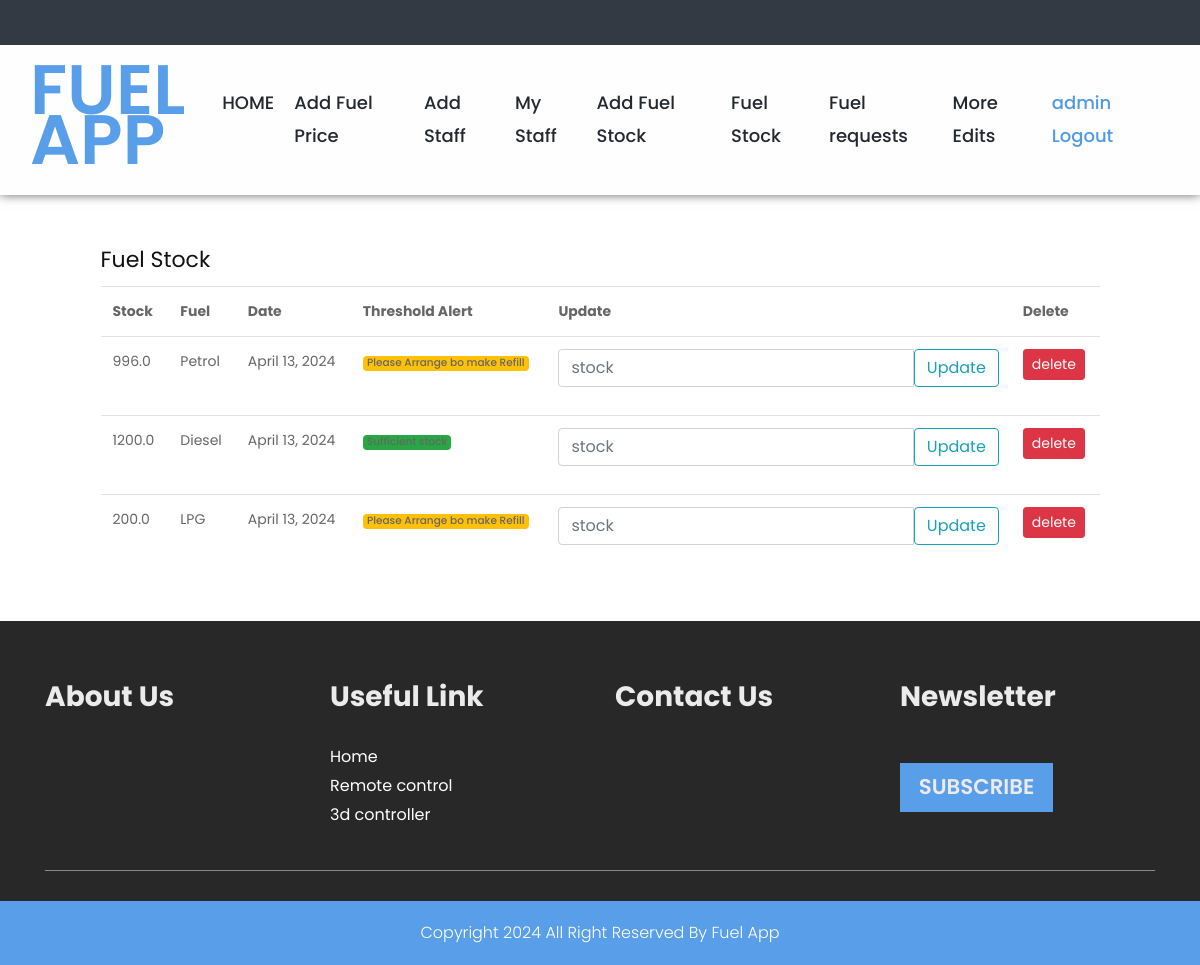
Screenshot of /Fuelstock (signed in) with the database file from the repository.
### Home/models.py (models this page shows)
class FuelStocks(models.Model):
    user = models.ForeignKey(User,on_delete=models.CASCADE, null=True, blank=True)
    fuel_category = models.CharField(max_length=255, choices=(("Petrol","Petrol"),("Diesel","Diesel"),("LPG","LPG")))
    stock = models.FloatField()
    date = models.DateField(auto_now_add=True)
    status = models.BooleanField(default=True)

### Home/views.py (the view)
# urls.py: path("Fuelstock",views.Fuelstock,name="Fuelstock"),
def Fuelstock(request):
    stock = FuelStocks.objects.filter(user = request.user)
    context = {
        "stock":stock
    }
    return render(request,"fuelstock.html",context)

### templates/fuelstock.html (shortened to what this page needs)
{% extends "adminindex.html" %}
{% load static %}
{% block content %}
<div class="container">
    <div class="content mt-5 mb-5">
        <h2> Fuel Stock</h2>
<table class="table">
    <tr>
        <th>Stock</th>
        <th>Fuel</th>
        <th>Date</th>
        <th>Threshold Alert</th>
        <th>Update</th>
        <th>Delete</th>
    </tr>
    {% for s in stock %}
    <tr>
        <td>{{s.stock}}</td>
        <td>{{s.fuel_category}}</td>
        <td>{{s.date}}</td>
        <td>
            {% if s.stock < 1000 and s.stock > 0 %}
            <span class="badge bg-warning">Please Arrange bo make Refill</span>
            {% elif s.stock > 999 %}
            <span class="badge bg-success">Sufficient stock</span>
            {% else %}
            <span class="badge bg-danger">Stock Empty</span>
            {% endif %}
        </td>
        <td>
            <form action="{%url 'UpdateStock' s.id %}" method="post">
                <div class="input-group mb-3">
                    <input  class="form-control" type="number" name="stock" placeholder="stock" >
                    <button class="btn btn-outline-info" type="submit" id="button-addon2">Update</button>
                  </div>
            </form>
        </td>
        <td><a href="{%url 'deleteStock' s.id %}" class="btn btn-danger btn-sm">delete</a></td>
    </tr>
    {% endfor %}
</table>
</div>
</div>
{% endblock %}

### templates/adminindex.html (shortened to what this page needs)
<!DOCTYPE html>
{% load static %}
<html lang="en">
<head>
<link rel="stylesheet" type="text/css" href="{%static 'css/bootstrap.min.css' %}">
<link rel="stylesheet" type="text/css" href="{%static 'css/style.css' %}">
<link rel="stylesheet" href="{%static 'css/responsive.css' %}">
<link rel="stylesheet" href="{%static 'css/jquery.mCustomScrollbar.min.css' %}">
<link rel="stylesheet" href="https://netdna.bootstrapcdn.com/font-awesome/4.0.3/css/font-awesome.css">
<link rel="stylesheet" href="{%static 'css/owl.carousel.min.css' %}">
<link rel="stylesheet" href="{%static 'css/owl.theme.default.min.css' %}">
<link rel="stylesheet" href="https://cdnjs.cloudflare.com/ajax/libs/fancybox/2.1.5/jquery.fancybox.min.css" media="screen">
</head>
<body>
	<div class="header_section">
		<nav class="navbar navbar-expand-lg navbar-light bg-light">
            <div class="logo"><a href="{%url 'Index' %}">                <h1 class="controller_text">Fuel App</h1>
            </a></div>
            <div class="collapse navbar-collapse" id="navbarSupportedContent">
              <ul class="navbar-nav mr-auto">
                <li class="nav-item">
                  <a class="nav-link" href="{%url 'Index' %}">HOME</a>
                </li>
                <li class="nav-item">
                  <a class="nav-link" href="{%url 'FuelPriceUpdate' %}">Add Fuel Price</a>
                </li>
                {% if request.user.is_authenticated %}
                <li class="nav-item">
                  <a class="nav-link" href="{%url 'AddStaff' %}">Add Staff</a>
                </li>
                <li class="nav-item">
                  <a class="nav-link" href="{%url 'Mystaff' %}">My Staff</a>
                </li>
                <li class="nav-item">
                    <a class="nav-link" href="{%url 'AddFuelstock' %}">Add Fuel Stock</a>
                  </li>
                  <li class="nav-item">
                    <a class="nav-link" href="{%url 'Fuelstock' %}">Fuel Stock</a>
                  </li>
                  <li class="nav-item">
                    <a class="nav-link" href="{%url 'AdminViewFuelRequests' %}">Fuel requests</a>
                  </li>
                <li class="nav-item">
                  <a class="nav-link" href="admin/">More Edits</a>
                </li>
                <li class="nav-item active">
                  <a class="nav-link" href="{%url 'SignOut' %}">{{request.user}} Logout</a>
                </li>
                {% endif %}
              </ul>
            </div>
        </nav>
	</div>
  {% block content %}{% endblock %}
  <div class="section_footer ">
      <div class="container">
          <div class="footer_section_2">
            <div class="row">
                <div class="col-sm-6 col-md-6 col-lg-3">
                  <h2 class="account_text">About Us</h2>
                </div>
                <div class="col-sm-6 col-md-6 col-lg-3">
                  <h2 class="account_text">Useful Link</h2>
                  <div class="useful_link">
                    <ul>
                      <li><a href="{%url 'Index' %}">Home</a></li>
                      <li><a href="#">Remote control</a></li>
                      <li><a href="#">3d controller</a></li>
                    </ul>
                  </div>
                </div>
                <div class="col-sm-6 col-md-6 col-lg-3">
                <h2 class="account_text">Contact Us</h2>
                </div>
          <div class="col-sm-6 col-md-6 col-lg-3">
            <h2 class="account_text">Newsletter</h2>
            <button class="subscribr_bt">SUBSCRIBE</button>
          </div>
        </div>
      </div>
    </div>
  </div>
  <div class="copyright_section">
    <div class="container">
      <p class="copyright_text">Copyright 2024 All Right Reserved By <a href=""> Fuel App</p>
    </div>
  </div>
</body>
</html>

### static/css/style.css (style rules this page uses)
* { box-sizing: border-box !important; transition: ease all 0.5s; }
html { scroll-behavior: smooth; }
body { color: #666666; font-size: 14px; font-family:Poppins; line-height: 1.80857; font-weight: normal; overflow-x: hidden; }
a { color: #1f1f1f; text-decoration: none !important; outline: none !important; -webkit-transition: all .3s ease-in-out; -moz-transition: all .3s ease-in-out; -ms-transition: all .3s ease-in-out; -o-transition: all .3s ease-in-out; transition: all .3s ease-in-out; }
h1, h2, h3, h4, h5, h6 { letter-spacing: 0; font-weight: normal; position: relative; padding: 0 0 10px 0; font-weight: normal; line-height: normal; color: #111111; margin: 0 }
h1 { font-size: 24px }
h2 { font-size: 22px }
*, *::after, *::before { -webkit-box-sizing: border-box; -moz-box-sizing: border-box; box-sizing: border-box; }
ul, li, ol { margin: 0px; padding: 0px; list-style: none; }
p { margin: 20px; font-weight: 300; font-size: 15px; line-height: 24px; }
a { color: #222222; text-decoration: none; outline: none !important; }
a, .btn { text-decoration: none !important; outline: none !important; -webkit-transition: all .3s ease-in-out; -moz-transition: all .3s ease-in-out; -ms-transition: all .3s ease-in-out; -o-transition: all .3s ease-in-out; transition: all .3s ease-in-out; }
.badge { font-weight: 500; }
button { border: 0; margin: 0; padding: 0; cursor: pointer; }
.logo { width: 18%; float: left; }
.navbar { padding: 20px 30px; }
.navbar-expand-lg .navbar-nav .nav-link { padding-right: 10px; padding-left: 10px; font-size: 18px; }
.bg-light { background-color: #fefeff !important; box-shadow: 0px 0px 10px 0px; border-top: 45px solid #333a44; }
.navbar-light .navbar-nav .nav-link { color: #24292f; font-weight: 500; }
.navbar-light .navbar-nav .active>.nav-link, .navbar-light .navbar-nav .nav-link.active, .navbar-light .navbar-nav .nav-link.show, .navbar-light .navbar-nav .show>.nav-link { color: #4f99e5; }
.controller_text { width: 100%; float: left; font-size: 70px; color: #599ee9; font-weight: 600; text-transform: uppercase; line-height: 50px; }
.section_footer { width: 100%; float: left; background-color: rgb(41, 40, 40); height: auto; padding-top: 30px; padding-bottom: 30px; }
.account_text { width: 100%; float: left; font-size: 28px; color: rgb(235, 235, 235); font-weight: bold; padding: 25px 0px; }
.subscribr_bt { width: 60%; float: left; font-size: 16pt; color: #eceaea; background-color: #599ee9; padding: 5px 0px; border: 0px; text-align: center; margin-top: 20px; font-weight: 600; }
.useful_link { width: 100%; float: left; }
.useful_link ul { margin: 0px; padding: 0px; }
.useful_link li { color: #ffffff; font-size: 16px; }
.useful_link li a { color: #ffffff; }
.footer_section_2 { width: 100%; float: left; border-bottom: 1px solid #898989; padding-bottom: 40px; }
.copyright_section { width: 100%; float: left; background-color: #599ee9; height: auto; }
.copyright_text { width: 100%; float: left; font-size: 16px; color: #ffffff; text-align: center; margin-left: 0px; }
.copyright_text a { color: #ffffff; }

### templates/fuelstock.html (style rules this page uses)
.content { width:90%; margin: auto; }

### rows the page displays
FuelStocks: stock "996.0", fuel_category "Petrol", date "April 13, 2024", shows "Please Arrange bo make Refill"
FuelStocks: stock "1200.0", fuel_category "Diesel", date "April 13, 2024", shows "Sufficient stock"
FuelStocks: stock "200.0", fuel_category "LPG", date "April 13, 2024", shows "Please Arrange bo make Refill"

### other values shown
{{ request.user }} "admin"
